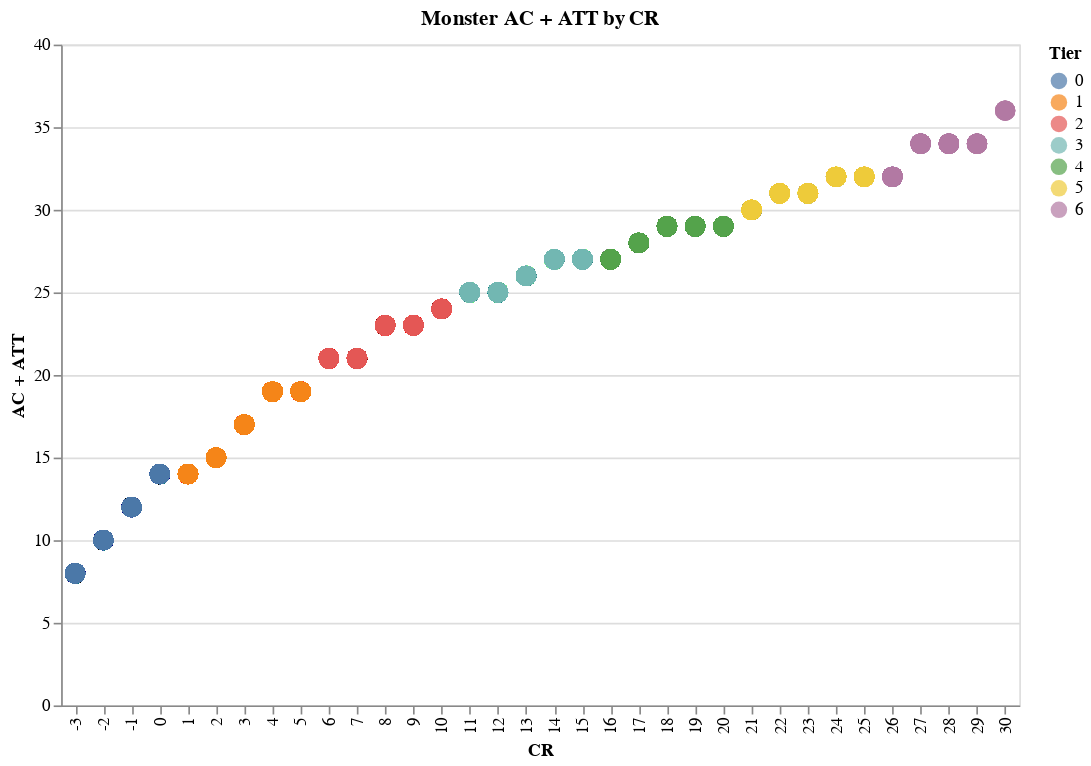

The notebook cell saved with this chart:
### Code cell
ac_att = alt.Chart(
    subset_monsters, 
    title="Monster AC + ATT by CR"
).mark_circle(size=150).encode(
    x='CR:O',
    y='AC + ATT:Q',
    color='Tier:N',
    tooltip=list(monsters.columns),
).properties(width=580, height=400)
ac_att.save("ac_att.html")
ac_att

### Figure 1 — Vega-Lite specification as saved in the notebook (floating-point values rounded to 4 significant figures; data arrays with more than 128 entries replaced by an {"elided": "..."} marker saying what was removed)
{"config": {"view": {"continuousWidth": 400, "continuousHeight": 300}}, "data": {"name": "data-b9675121ca58f7771f56df612de13bae"}, "mark": {"type": "circle", "size": 150}, "encoding": {"color": {"type": "nominal", "field": "Tier"}, "tooltip": [{"type": "nominal", "field": "Monster Name"}, {"type": "quantitative", "field": "CR"}, {"type": "quantitative", "field": "AC"}, {"type": "quantitative", "field": "HP"}, {"type": "quantitative", "field": "ATT"}, {"type": "quantitative", "field": "DAM"}, {"type": "quantitative", "field": "Tier"}], "x": {"type": "ordinal", "field": "CR"}, "y": {"type": "quantitative", "field": "AC + ATT"}}, "height": 400, "title": "Monster AC + ATT by CR", "width": 580, "$schema": "https://vega.github.io/schema/vega-lite/v4.0.2.json", "datasets": {"data-b9675121ca58f7771f56df612de13bae": {"elided": "5000 records"}}}
